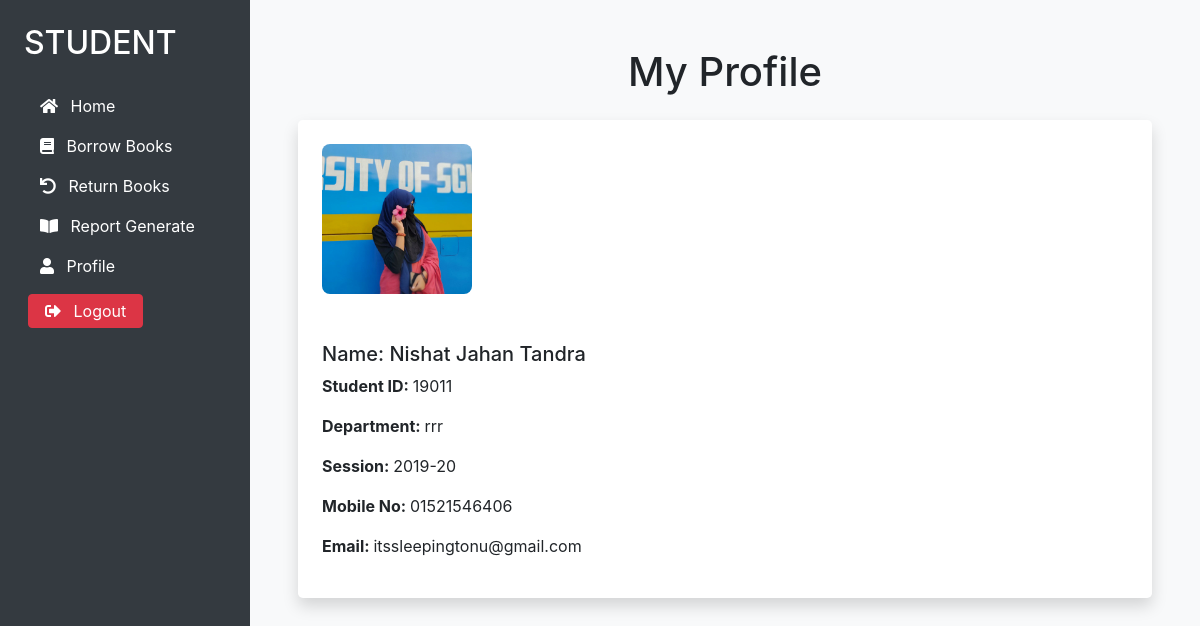
Screenshot of /student/profile/ (signed in) with the database file from the repository.
### library/models.py (models this page shows, shortened)
class Student(models.Model):
    user = models.OneToOneField(User, on_delete=models.CASCADE,)
    student_id = models.CharField(max_length=20, unique=True)
    name = models.CharField(max_length=255)
    department = models.CharField(max_length=100)
    session = models.CharField(max_length=100)
    email = models.EmailField(unique=True)
    mobile_number = models.CharField(max_length=15)
    profile_image = models.ImageField(upload_to='student_images/')
    is_verified = models.BooleanField(default=False)

### library/views.py (the view)
# urls.py: path('student/profile/', views.profile, name='profile'),
@login_required(login_url='student_login')
def profile(request):
    try:
        student = request.user.student
    except Student.DoesNotExist:
        messages.error(request, "Student profile not found.")
        return redirect('student_login')
    return render(request, 'student_dashboard/profile.html', {
        'student': student,
        'email': request.user.email,
    })

### templates/student_dashboard/profile.html (shortened to what this page needs)
{% extends "student_dashboard/student_base.html" %}
{% block content %}
<h1 class="text-xl font-bold mb-4 text-center">My Profile</h1>
<div class="bg-white p-4 shadow rounded-lg">
  {% if student.profile_image %}
  <img src="{{ student.profile_image.url }}" alt="Student Image"
    style="max-width: 150px; border-radius: 8px">
  {% endif %}
  <h5 class="mt-5">Name: {{ student.name }}</h5>
  <p><span class="font-weight-bold">Student ID: </span>{{student.student_id}}
  </p>
  <p> <span class="font-weight-bold">Department: </span>{{ student.department}}</p>
  <p><span class="font-weight-bold">Session: </span>{{ student.session}}</p>
  <p><span class="font-weight-bold">Mobile No: </span>{{ student.mobile_number}}</p>
  <p><span class="font-weight-bold">Email: </span>{{ email }}</p>
</div>
{% endblock %}

### rows the page displays
Student: profile_image (picture), name "Nishat Jahan Tandra", student_id "19011", department "rrr", session "2019-20", mobile_number "01521546406"

### other values shown
{{ email }} "itssleepingtonu@gmail.com"
